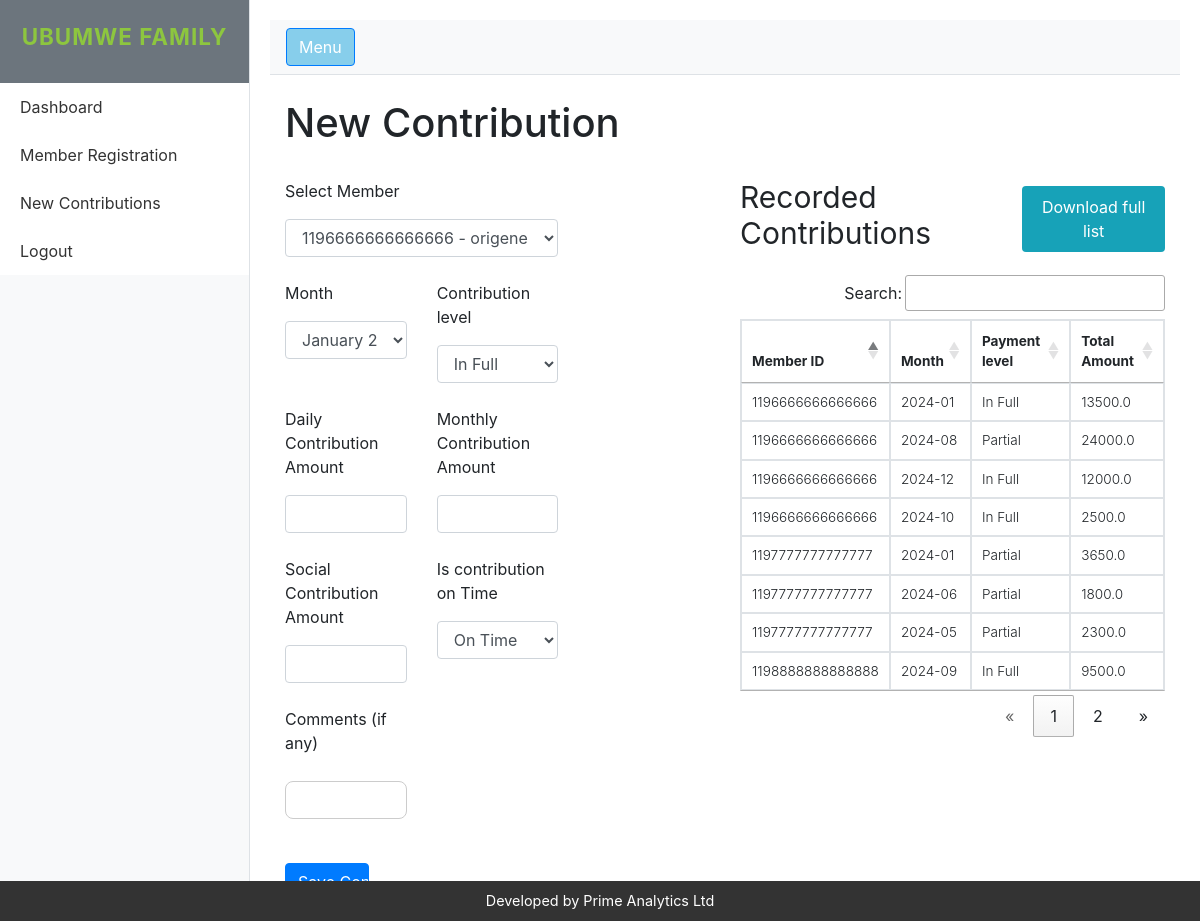
The app's page /contribute (signed in) with its own data.
### models.py (models this page shows)
class Contribution(db.Model):
    id = db.Column(db.Integer, primary_key=True)
    member_id = db.Column(db.String(16), db.ForeignKey('member.id'), nullable=False)
    month = db.Column(db.String(7), nullable=False)  # Format: YYYY-MM
    contrib_type = db.Column(db.String(7), nullable=False) #Either In full and In part
    contrib_time = db.Column(db.String(7), nullable=False)  # Either In full and In part
    daily_contr_amount = db.Column(db.Float, nullable=False) #Daily Contribution
    monthly_contr_amount = db.Column(db.Float, nullable=False) #Monthly Contribution
    social_contr_amount = db.Column(db.Float, nullable=False) #Social Contribution
    date_of_record_reg = db.Column(db.DateTime, default=lambda: datetime.now(gmt_plus_2).replace(microsecond=0), nullable=False)
    late_days = db.Column(db.Integer, nullable=True) #Number of Days the contribution has been late
    penalty_amount = db.Column(db.Float, nullable=True)  # Total penalties paid
    total_paid = db.Column(db.Float, nullable=True)  # Total amount paid (contributions + penalties)
    comment = db.Column(db.String(400), nullable=True) # Any comment the user want to put in
    member = db.relationship('Member', backref=db.backref('contributions', lazy=True))

### app.py (the view)
@app.route('/contribute', methods=['GET', 'POST'])
@login_required
def contribute():
    form = ContributionForm()
    form.member.choices = [
        (member.id, f"{member.id} - {member.first_name} {member.last_name}")
        for member in Member.query.all()
    ]
    contribution_type= ['In Full', 'In Part']
    form.month.choices = [
        ('2024-01', 'January 2024'),
        ('2024-02', 'February 2024'),
        ('2024-03', 'March 2024'),
        ('2024-04', 'April 2024'),
        ('2024-05', 'May 2024'),
        ('2024-06', 'June 2024'),
        ('2024-07', 'July 2024'),
        ('2024-08', 'August 2024'),
        ('2024-09', 'September 2024'),
        ('2024-10', 'October 2024'),
        ('2024-11', 'November 2024'),
        ('2024-12', 'December 2024')
    ]
    form.contrib_type.choices = [
        ('In Full', 'In Full'),
        ('Partial', 'Partial')
    ]
    form.contrib_time.choices = [
        ('On Time', 'On Time'),
        ('Late', 'Late')
    ]
    if form.validate_on_submit():
        member_id = form.member.data
        member = Member.query.filter_by(id=member_id).first()
        month = form.month.data
        contrib_type = form.contrib_type.data
        contrib_time = form.contrib_time.data
        daily_contr_amount = form.daily_contr_amount.data
        monthly_contr_amount = form.monthly_contr_amount.data
        social_contr_amount = form.social_contr_amount.data
        late_days   = form.late_days.data
        comment = form.comment.data or ""  # Default to empty string
        penalty_amount = form.penalty_amount.data or 0  # Default to 0 if None
        total_paid = (daily_contr_amount or 0) + (monthly_contr_amount or 0) + (
                    social_contr_amount or 0) + penalty_amount
        existing_contribution = Contribution.query.filter_by(
            member_id=member.id, month=form.month.data
        ).first()
        if existing_contribution:
            flash(f'Contribution for {form.month.data} already recorded!', 'warning')
            return redirect(url_for('contribute'))
        new_contribution = Contribution(
            member_id=member.id,
            month=month,
            contrib_type =contrib_type,
            contrib_time =contrib_time,
            daily_contr_amount = daily_contr_amount,
            monthly_contr_amount = monthly_contr_amount,
            social_contr_amount = social_contr_amount,
            late_days = late_days,
            penalty_amount = penalty_amount,
            total_paid=total_paid,
            comment=comment
        )
        print("Form Submitted Data:", form.data)
        db.session.add(new_contribution)
        db.session.commit()
        flash(f'Contribution of {total_paid} recorded for {member.first_name} {member.last_name}!', 'success')
        return redirect(url_for('contribute'))
    else:
        print("Form Errors:", form.errors)
    return render_template('contribute.html', form=form, contributions =get_list_of_contributions())

### forms.py
class ContributionForm(FlaskForm):
    member = SelectField('Select Member', coerce=str, validators=[DataRequired()])
    month = SelectField(
        'Month',
        validators=[DataRequired(), Regexp(r'^\d{4}-\d{2}$', message="Invalid month format (YYYY-MM)")]
    )
    contrib_type =SelectField('Contribution level', validators=[DataRequired()])
    contrib_time =SelectField('Is contribution on Time', validators=[DataRequired()])
    daily_contr_amount = IntegerField('Daily Contribution Amount', validators=[DataRequired()])
    monthly_contr_amount = IntegerField('Monthly Contribution Amount', validators=[DataRequired()])
    social_contr_amount = IntegerField('Social Contribution Amount', validators=[DataRequired()])
    late_days = IntegerField('Number of Late days', validators=[Optional(), NumberRange(min=0, max=100)])
    penalty_amount = IntegerField('Total Penalties', validators=[Optional()])
    comment = StringField('Comments (if any)', validators=[Optional()])
    submit = SubmitField('Save Contribution')

### app.py (called while the page is built)
def login_required(f):
    @wraps(f)
    def decorated_function(*args, **kwargs):
        if 'user_id' not in session:
            return redirect(url_for('login'))
        return f(*args, **kwargs)
    return decorated_function

### data.py (called while the page is built)
def get_list_of_contributions():
    return db.session.execute(text("SELECT * FROM Contribution"))

### templates/contribute.html (shortened to what this page needs)
{% extends "custom_layout.html" %}
{% block content %}
    <h1>New Contribution</h1>
    <div class="row">
        <div class="col-md-6">
            <form method="POST" action="{{ url_for('contribute') }}" >
                <div class="row g-3 mt-4">
                    <div class="col-md-8">
                        <label for="member" class="form-label">{{ form.member.label }}</label>
                        {{ form.member(class="form-control", id="member") }}
                    </div>
                </div>
                <div class="row g-3 mt-4">
                    <div class="col-md-4">
                        <label for="month" class="form-label">{{ form.month.label }}</label>
                        {{ form.month(class="form-control", id="month") }}
                    </div>
                     <div class="col-md-4">
                        <label for="contrib_type" class="form-label">{{ form.contrib_type.label }}</label>
                        {{ form.contrib_type(class="form-control", id="contrib_type") }}
                    </div>
                </div>
                <div class="row g-3 mt-4">
                    <div class="col-md-4">
                        <label for="daily_contr_amount" class="form-label">{{ form.daily_contr_amount.label }}</label>
                        {{ form.daily_contr_amount(class="form-control", id="daily_contr_amount") }}
                    </div>
                    <div class="col-md-4">
                        <label for="monthly_contr_amount" class="form-label">{{ form.monthly_contr_amount.label }}</label>
                        {{ form.monthly_contr_amount(class="form-control", id="monthly_contr_amount") }}
                    </div>
                </div>
                <div class="row g-3 mt-4">
                    <div class="col-md-4">
                        <label for="social_contr_amount" class="form-label">{{ form.social_contr_amount.label }}</label>
                        {{ form.social_contr_amount(class="form-control", id="social_contr_amount") }}
                    </div>
                    <div class="col-md-4">
                        <label for="contrib_time" class="form-label">{{ form.contrib_time.label }}</label>
                        {{ form.contrib_time(class="form-control", id="contrib_time", onchange="togglePenalties()") }}
                    </div>
                </div>
                <div class="row g-3 mt-4">
                    <div class="col-md-4">
                        <label for="comment" class="form-label">{{ form.comment.label }}</label>
                        {{ form.comment(class="form-control", id="comment") }}
                    </div>
                </div>
                <div class="row g-3 mt-4">
                    <div class="col-md-3 d-flex align-items-end">
                    </div>
                </div>
            </form>
        </div>
        <div class="col-md-6">
            <div class="mt-4">
                <div style="display: flex; justify-content: space-between; align-items: center; margin-bottom: 1rem;">
                    <h3 style="font-size: 30px;  font-weight: 400;">Recorded Contributions</h3>
                    <a href="{{ url_for('download_list_of_contributions') }}" class="btn" style="background:#17a2b8; color: white; padding: 8px 16px; text-decoration: none; border-radius: 4px;"> Download full list</a>
                </div>
                <table id="AllContributionsTable" class="table table-bordered" style="font-size: 0.85em; height: 30px; font-weight: 300;">
                    <thead>
                        <tr>
                            <th>Member ID</th>
                            <th>Month</th>
                            <th>Payment level</th>
                            <th>Total Amount</th>
                        </tr>
                    </thead>
                    <tbody>
                        {% for contribution in contributions %}
                        <tr>
                            <td>{{ contribution.member_id }}</td>
                            <td>{{ contribution.month }}</td>
                            <td>{{ contribution.contrib_type }}</td>
                            <td>{{ contribution.total_paid }}</td>
                        </tr>
                        {% endfor %}
                    </tbody>
                </table>
            </div>
        </div>
    </div>
{% endblock %}

### templates/custom_layout.html (shortened to what this page needs)
<!DOCTYPE html>
<html lang="en">
<head>
    <link rel="stylesheet" href="{{ url_for('static', filename='css/style.css') }}">
    <link rel="stylesheet" href="https://maxcdn.bootstrapcdn.com/bootstrap/4.5.2/css/bootstrap.min.css">
    <link rel="stylesheet" href="https://cdn.datatables.net/1.13.6/css/jquery.dataTables.min.css">
</head>
    <body>
        <div class="d-flex" id="wrapper">
            <div class="bg-light border-right" id="sidebar-wrapper">
                <div class="sidebar-header text-center py-4">
                    <h4 class="logo-text">UBUMWE FAMILY</h4>
                </div>
                <div class="list-group list-group-flush">
                    <a href="{{ url_for('home') }}" class="list-group-item list-group-item-action">Dashboard</a>
                    <a href="{{ url_for('register') }}" class="list-group-item list-group-item-action">Member Registration</a>
                    <a href="{{ url_for('contribute') }}" class="list-group-item list-group-item-action">New Contributions</a>
                    <a href="{{ url_for('logout') }}" class="list-group-item list-group-item-action">Logout</a>
                </div>
            </div>
            <div id="page-content-wrapper">
                <nav class="navbar navbar-expand-lg navbar-light bg-light border-bottom">
                    <button class="btn btn-primary" id="menu-toggle" style="background: #87CEEB">Menu</button>
                </nav>
                <div class="container-fluid mt-4">
                    {% block content %}{% endblock %}
                </div>
            </div>
        </div>
        <footer>
            <p class="copyright"> Developed by Prime Analytics Ltd </p>
        </footer>
    </body>
</html>

### static/css/style.css (style rules this page uses)
html, body { height: 100%; }
body { font-family: Arial, sans-serif; }
#wrapper { display: flex; width: 100%; }
#sidebar-wrapper { width: 250px; }
#page-content-wrapper { width: 100%; padding: 20px; }
.logo-text { color: #8dc63f; font-size: 1.4rem; font-weight: 700; letter-spacing: 1px; padding: 0 10px; text-transform: uppercase; }
#sidebar-wrapper { width: 250px; transition: all 0.3s ease; }
#sidebar-wrapper .sidebar-header { background: #6c757d; color: white; font-weight: bold; }
#sidebar-wrapper .list-group-item { border: none; color: #333; transition: background-color 0.2s ease, color 0.2s ease; }
#page-content-wrapper { width: calc(100% - 250px); transition: all 0.3s ease; padding: 20px; }
#menu-toggle { cursor: pointer; }
footer { position: fixed; height: 40px; width: 100%; background-color: #333333; bottom: 0; }
p.copyright { position: absolute; width: 100%; color: #fff; font-size: 0.9em; text-align: center; bottom: 0; margin: 0; line-height: 40px; }
input[type="text"], input[type="password"] { width: 100%; padding: 12px; margin: 10px 0 20px 0; border: 1px solid #ccc; border-radius: 8px; box-sizing: border-box; }

### records on screen
Contribution: member_id "1196666666666666", month "2024-01", contrib_type "In Full", total_paid "13500.0"
Contribution: member_id "1197777777777777", month "2024-01", contrib_type "Partial", total_paid "3650.0"
Contribution: member_id "1197777777777777", month "2024-06", contrib_type "Partial", total_paid "1800.0"
Contribution: member_id "1197777777777777", month "2024-05", contrib_type "Partial", total_paid "2300.0"
Contribution: member_id "1196666666666666", month "2024-08", contrib_type "Partial", total_paid "24000.0"
Contribution: member_id "1196666666666666", month "2024-12", contrib_type "In Full", total_paid "12000.0"
Contribution: member_id "1196666666666666", month "2024-10", contrib_type "In Full", total_paid "2500.0"
Contribution: member_id "1198888888888888", month "2024-09", contrib_type "In Full", total_paid "9500.0"
